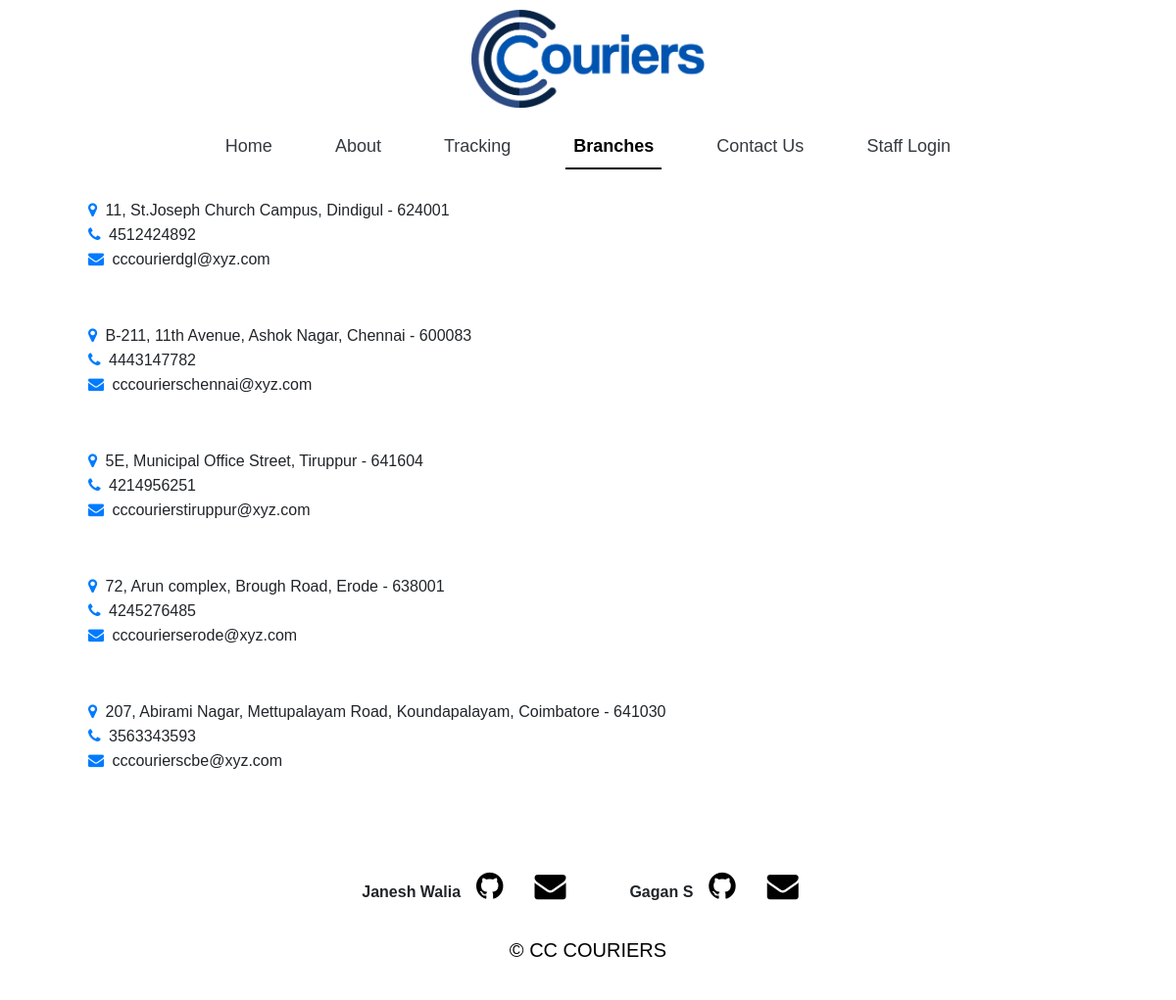
/branches.php, run on the app's committed database.
### tables this page shows
CREATE TABLE `branches` (
  `Branch_id` int(11) NOT NULL,
  `Address` varchar(100) NOT NULL,
  `Contact` bigint(20) NOT NULL,
  `Email` varchar(40) NOT NULL,
  `Manager_id` varchar(30) NOT NULL
);

### branches.php (the view, shortened to what this page needs)
<?php
    include("db_connect.php");
    $sql = "SELECT * FROM branches";
    $result = mysqli_query($conn, $sql);
    $branches = mysqli_fetch_all($result, MYSQLI_ASSOC);
?>
<!DOCTYPE html>
<html>
    <head>
        <link rel="stylesheet" href="style/bootstrap.css">
        <link rel="stylesheet" href="style/index_styles.css">
        <link rel="stylesheet" href="https://cdnjs.cloudflare.com/ajax/libs/font-awesome/4.7.0/css/font-awesome.min.css">
    </head>
    <body style="font-family: Arial, Helvetica, sans-serif;">
        <div ><img src="Images/logo.png" id="logo" style="height: 100px !important;  margin-top: 10px !important; "  ></div>
        <nav class="navbar navbar-toggleable-md navbar-expand-lg navbar-default navbar-light mb-10" style="background-color: rgba(255, 255, 255, 0.7); margin-top:10px !important;">
            <div class="container">
                <div class="collapse navbar-collapse" id="mainNav">
                    <div class="navbar-nav  " style="margin: 0 auto; font-size: large;">
                        <a class="nav-item nav-link text-dark mr-5 " href="index.php" >Home</a>
                        <a class="nav-item nav-link text-dark mr-5" href="index.php#about">About</a>
                        <a class="nav-item nav-link text-dark mr-5" href="tracking.php">Tracking</a>
                        <a class="nav-item nav-link text-dark mr-5 active" href="#">Branches</a>
                        <a class="nav-item nav-link text-dark mr-5" href="index.php#contact">Contact Us</a>
                        <a class="nav-item nav-link text-dark" href="login.php">Staff Login</a>
                    </div>
                </div>
            </div>
        </nav>
        <div class="container">
            <div class="row">
            <?php foreach($branches as $branch) : ?>
                <div class="p-3 col-12" style="background-color: rgba(255, 255, 255, 0.7); margin-top:5px !important;">
                    <ul style="list-style-type:none;">
                        <li><a href="#" class="fa fa-map-marker m-1" style="pointer-events: none;"></a><?php echo '  '.$branch['Address']; ?></li>
                        <li><a href="#" class="fa fa-phone m-1" style="pointer-events: none;"></a><?php echo '  '.$branch['Contact']; ?></li>
                        <li><a href="#" class="fa fa-envelope m-1" style="pointer-events: none;"></a><?php echo '  '.$branch['Email']; ?></li>
                    </ul>
                </div>
            <?php endforeach; ?>
            </div>
        </div>
        <div class="container-fluid text-center mt-5" style="background-color: rgba(255, 255, 255, 0.7); padding: 20px; position: relative; ">
            <div class="i-bar" style="display: flex; flex-direction: row; flex-wrap: wrap; justify-content:center; margin-bottom: 2em;">
                <strong>Janesh Walia<a class="fa fa-github" href="https://github.com/Janesh7" target=blank style="border: none; text-decoration: none;  margin: 0em 0.5em; color:black; font-size: xx-large;"></a></strong>
                <a class="fa fa-envelope" href="mailto:janeshwalia273@gmail.com" style="border: none; text-decoration: none;  margin: 0em 0.5em; color:black; font-size: xx-large;"></a>&nbsp &nbsp &nbsp &nbsp &nbsp &nbsp
                <strong>Gagan S<a class="fa fa-github" href="https://github.com/Astraxx04" target=blank style="border: none; text-decoration: none;  margin: 0em 0.5em; color:black; font-size: xx-large;"></a></strong>
                <a class="fa fa-envelope" href="mailto:gagan200254@gmail.com" style="border: none; text-decoration: none;  margin: 0em 0.5em; color:black; font-size: xx-large;"></a>
            </div>
            <p class="credit" style="font-size: 20px; font-stretch: 3px; text-align: center; color: black;">© CC COURIERS</p>
        </div>
    </body>
</html>

### style/index_styles.css (style rules this page uses)
body, html { margin: 0; height: 100%; background-image: url('../Images/bbg2.jpeg'); background-position: center; background-repeat: no-repeat; background-size: cover; overflow-x: hidden; position: relative; z-index: -99; font-family: Arial, Helvetica, sans-serif !important; }
#logo { height: 100px !important; width: auto; margin: 0 auto; display: block; text-align: center; z-index: 9; }
.active { font-weight: bold !important; color: black !important; border-bottom: 2px solid black; }

### data on the page
branches: Address "11, St.Joseph Church Campus, Dindigul - 624001", Contact "4512424892", Email "cccourierdgl@xyz.com"
branches: Address "B-211, 11th Avenue, Ashok Nagar, Chennai - 600083", Contact "4443147782", Email "cccourierschennai@xyz.com"
branches: Address "5E, Municipal Office Street, Tiruppur - 641604", Contact "4214956251", Email "cccourierstiruppur@xyz.com"
branches: Address "72, Arun complex, Brough Road, Erode - 638001", Contact "4245276485", Email "cccourierserode@xyz.com"
branches: Address "207, Abirami Nagar, Mettupalayam Road, Koundapalayam, Coimbatore - 641030", Contact "3563343593", Email "cccourierscbe@xyz.com"
